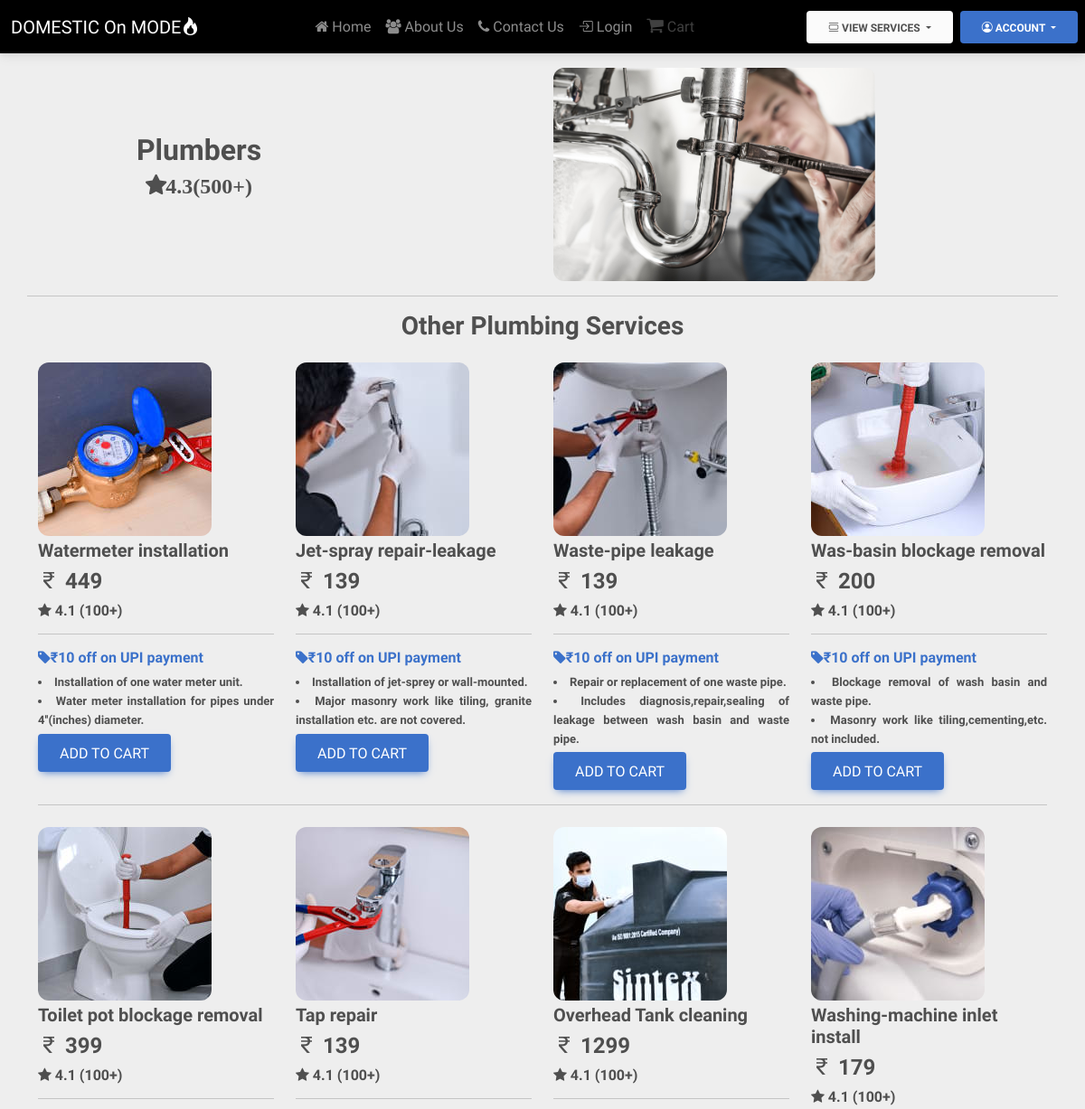
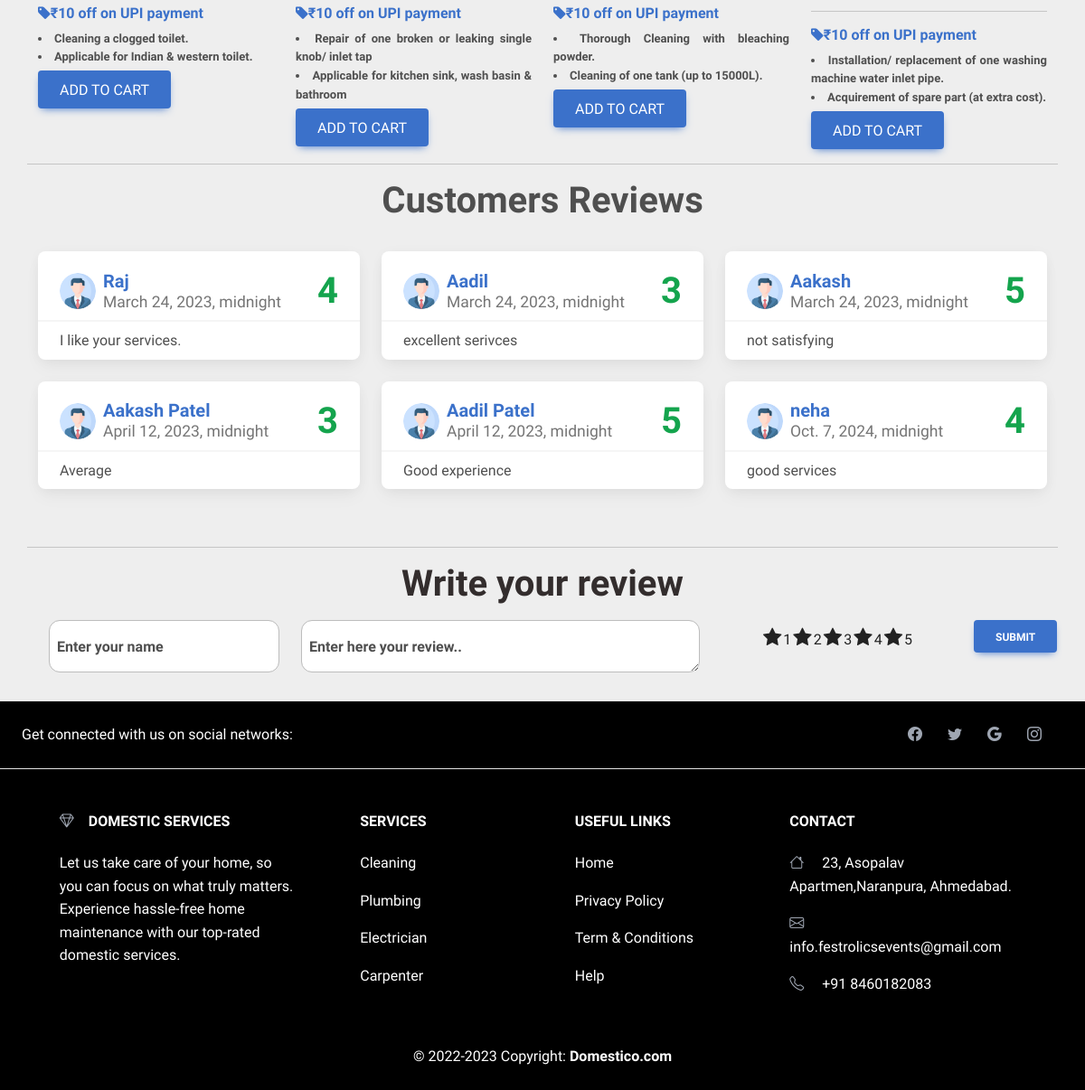
Page /plumbing/ on the committed database (2 pictures, top to bottom).
### Services/models.py (models this page shows, shortened)
class Plumbing(models.Model):
    sno = models.AutoField(primary_key=True)
    ServiceName = models.CharField(max_length=30)
    description1 = models.CharField(max_length=200)
    description2 = models.CharField(max_length=200)
    category = models.CharField(max_length=20)
    offer = models.CharField(max_length=50,default="")
    price = models.IntegerField(default=0)
    image = models.ImageField(upload_to='Services/images/plumbing')

class Review(models.Model):
    sno=models.AutoField(primary_key=True)
    uname=models.CharField(max_length=30)
    comment=models.TextField()
    rating=models.IntegerField(default=1)
    dt = models.DateTimeField(default=timezone.now)

### Services/views.py (the view, shortened to what this page needs)
# urls.py: path('plumbing/',sv.plumbing,name="plumbing"),
def plumbing(request):
    plumbing = Plumbing.objects.all()
    info=Review.objects.all()[:6]
    params = {'plumbing':plumbing,'info':info}
    return render(request, 'plumbing.html',params)

### Home/templates/Home/plumbing.html (shortened to what this page needs)
{% extends 'basic.html' %}
{% block body%}
    <div class="container mt-3">
        <div class="row text-center">
            <div class="col-lg-4 col-sm-4 col-md-8 align-self-center">
                <h2 class="fw-bolder">Plumbers</h2>
                <p><span class="fa fa-star fw-bolder fs-4">4.3(500+)</span></p>
            </div>
            <div class="col-lg-4 col-sm-4 col-md-4 mx-auto">
                <img class="img-fluid hover-shadow rounded-6" width="450px" height="300px" src="../static/plumbing.jpg"
                    alt="">
            </div>
        </div>
    </div>
    <hr class="container mt-3">
    <div class="container">
        <h3 class="text-center fw-bolder mb-3">Other Plumbing Services</h3>
        <div class="row">
            {% for i in plumbing|slice:"0:" %}
            <div class="col-lg-3 mt-2">
                <img src="/media/{{i.image}}" alt="" class="img-fluid hover-shadow rounded-6">
                <h5 class="mt-1 fw-bolder">{{i.ServiceName}}</h5>
                <h4 class="fw-bolder"><span class="bi bi-currency-rupee"></span> {{i.price}}</h4>
                <h6 class="fw-bolder"><span class="fa fa-star"></span> 4.1 (100+)</h6>
                <hr>
                <a href="#!">
                    <h6 class="fw-bolder"><span class="fa fa-tag"></span>{{i.offer}}</h6>
                </a>
                <li class="is-justified  fs-7">
                    {{i.description1}}
                </li>
                <li class="is-justified fs-7">
                    {{i.description2}}
                </li>
                <form action="{% url 'add_to_cart' cat=i.category sno=i.sno %}" method="POST">
                <button type="submit" id="Sr-{{i.sno}}" class="btn btn-primary fs-6 mt-1 cart">Add to cart</button>
                </form>
            </div>
            {% if forloop.counter|divisibleby:4 and forloop.counter > 0 and not forloop.last %}
        </div>
        <hr>
        <div class="row">
            {% endif %}
            {% endfor %}
        </div>
    </div>
    <hr class="container mt-3">
    <h4 class="fw-bolder text-center fs-1 ">Customers Reviews</h4>
    <div class="container py-4">
        <div class="ex1 row row-cols-1 row-cols-md-2 row-cols-xl-3 g-4 mb-4">
            {% for info in info %}
            <div class="col">
                <div class="card h-100 card-review">
                    <div class="card-header pb-0 d-flex flex-row justify-content-between align-items-center">
                        <div class="d-flex align-items-center">
                            <img class="rounded-circle me-2" src="../static/profile.png" />
                            <div class="d-flex flex-column justify-content-center align-items-start fs-5 lh-sm">
                                <b class="text-primary">{{ info.uname }}</b>
                                <small class="text-muted">{{ info.dt }}</small>
                            </div>
                        </div>
                        <span class="fs-1 my-0 fw-bolder text-success">{{info.rating}}</span>
                    </div>
                    <div class="card-body py-2">
                        <p class="card-text is-justified">{{ info.comment }}</p>
                    </div>
                </div>
            </div>
            {% endfor %}
        </div>
    </div>
    <hr class="container">
    <div class="container">
        <h4 class="fs-1 fw-bolder text-center text-dark">Write your review</h4>
        <div class="row mx-auto my-3">
            <div class="form-floating mb-3 col-lg-3">
                <input type="email" class="form-control rounded-6" id="floatingInput" placeholder="name@example.com">
                <label for="floatingInput" class="mx-2 fw-bolder">Enter your name</label>
            </div>
            <div class="form-floating col-lg-5">
                <textarea class="form-control rounded-6" placeholder="Leave a comment here"
                    id="floatingTextarea"></textarea>
                <label for="floatingTextarea" class="mx-2 fw-bolder">Enter here your review..</label>
            </div>
            <div class="col-lg-3">
                <div class="starrating risingstar d-flex justify-content-center align-items-center flex-row-reverse">
                    <input type="radio" id="star5" name="rating" value="5" /><label for="star5" title="5 star">5</label>
                    <input type="radio" id="star4" name="rating" value="4" /><label for="star4" title="4 star">4</label>
                    <input type="radio" id="star3" name="rating" value="3" /><label for="star3" title="3 star">3</label>
                    <input type="radio" id="star2" name="rating" value="2" /><label for="star2" title="2 star">2</label>
                    <input type="radio" id="star1" name="rating" value="1" /><label for="star1" title="1 star">1</label>
                </div>
            </div>
            <div class="col-lg-1">
                <button type="submit" class="btn btn-primary fw-bolder">Submit</button>
            </div>
        </div>
    </div>
{% endblock %}

### Home/static/utils.css (style rules this page uses)
.fs-7 { font-size: 13px; font-weight: bolder; }

### Home/static/style.css (style rules this page uses)
* { margin: 0; padding: 0; font-family: 'Titillium Web', sans-serif; box-sizing: border-box; }
.is-justified { text-align: justify; margin: 0 auto; max-width: 50em; }
.card-review img { width: 2.5rem; height: 2.5rem; }
.starrating>label:before { content: "\f005"; margin: 2px; font-size: 22px; font-family: FontAwesome; display: inline-block; }
.starrating>label { color: #222222; }

### rows in the picture
Plumbing: image (picture), ServiceName "Watermeter installation", price "449", offer "₹10 off on UPI payment", description1 "Installation of one water meter unit.", description2 "Water meter installation for pipes under 4''(inches) diameter."
Plumbing: image (picture), ServiceName "Jet-spray repair-leakage", price "139", offer "₹10 off on UPI payment", description1 "Installation of jet-sprey or wall-mounted.", description2 "Major masonry work like tiling, granite installation etc. are not covered."
Plumbing: image (picture), ServiceName "Waste-pipe leakage", price "139", offer "₹10 off on UPI payment", description1 "Repair or replacement of one waste pipe.", description2 "Includes diagnosis,repair,sealing of leakage between wash basin and waste pipe."
Plumbing: image (picture), ServiceName "Was-basin blockage removal", price "200", offer "₹10 off on UPI payment", description1 "Blockage removal of wash basin and waste pipe.", description2 "Masonry work like tiling,cementing,etc. not included."
Plumbing: image (picture), ServiceName "Toilet pot blockage removal", price "399", offer "₹10 off on UPI payment", description1 "Cleaning a clogged toilet.", description2 "Applicable for Indian & western toilet."
Plumbing: image (picture), ServiceName "Tap repair", price "139", offer "₹10 off on UPI payment", description1 "Repair of one broken or leaking single knob/ inlet tap", description2 "Applicable for kitchen sink, wash basin & bathroom"
Plumbing: image (picture), ServiceName "Overhead Tank cleaning", price "1299", offer "₹10 off on UPI payment", description1 "Thorough Cleaning with bleaching powder.", description2 "Cleaning of one tank (up to 15000L)."
Plumbing: image (picture), ServiceName "Washing-machine inlet install", price "179", offer "₹10 off on UPI payment", description1 "Installation/ replacement of one washing machine water inlet pipe.", description2 "Acquirement of spare part (at extra cost)."
Review: uname "Raj", dt "March 24, 2023, midnight", rating "4", comment "I like your services."
Review: uname "Aadil", dt "March 24, 2023, midnight", rating "3", comment "excellent serivces"
Review: uname "Aakash", dt "March 24, 2023, midnight", rating "5", comment "not satisfying"
Review: uname "Aakash Patel", dt "April 12, 2023, midnight", rating "3", comment "Average"
Review: uname "Aadil Patel", dt "April 12, 2023, midnight", rating "5", comment "Good experience"
Review: uname "neha", dt "Oct. 7, 2024, midnight", rating "4", comment "good services"
